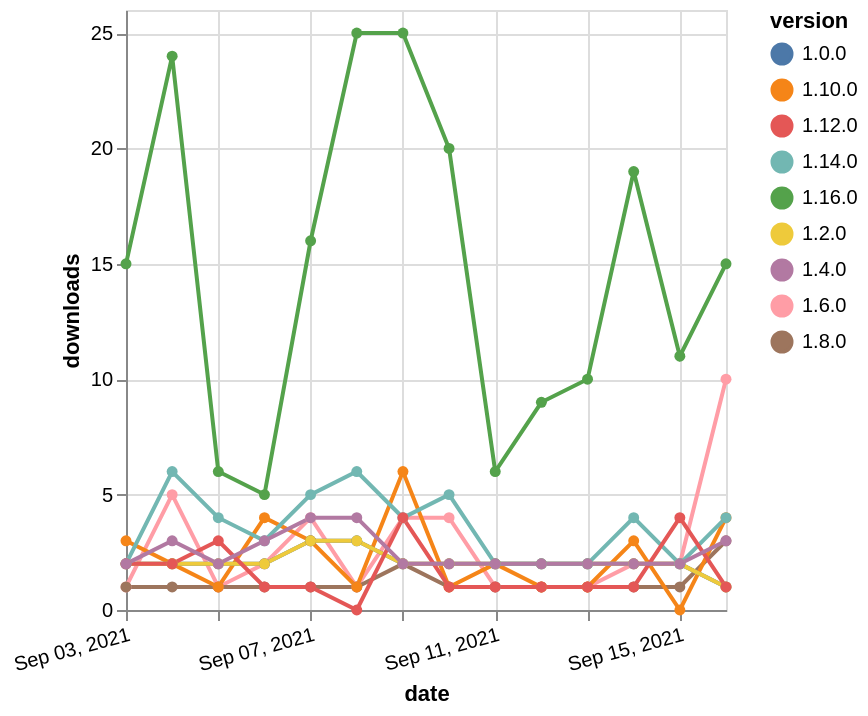

Specify this chart in Vega-Lite:
### Vega-Lite specification from a JSON file in a GitHub repository (floating-point values rounded to 4 significant figures)
{"$schema": "https://vega.github.io/schema/vega-lite/v5.json", "description": "A simple bar chart with embedded data.", "data": {"values": [{"date": "2021-09-03", "total": 4439, "delta": 1, "version": "1.6.0"}, {"date": "2021-09-04", "total": 4444, "delta": 5, "version": "1.6.0"}, {"date": "2021-09-05", "total": 4445, "delta": 1, "version": "1.6.0"}, {"date": "2021-09-06", "total": 4447, "delta": 2, "version": "1.6.0"}, {"date": "2021-09-07", "total": 4451, "delta": 4, "version": "1.6.0"}, {"date": "2021-09-08", "total": 4452, "delta": 1, "version": "1.6.0"}, {"date": "2021-09-09", "total": 4456, "delta": 4, "version": "1.6.0"}, {"date": "2021-09-10", "total": 4460, "delta": 4, "version": "1.6.0"}, {"date": "2021-09-11", "total": 4461, "delta": 1, "version": "1.6.0"}, {"date": "2021-09-12", "total": 4462, "delta": 1, "version": "1.6.0"}, {"date": "2021-09-13", "total": 4463, "delta": 1, "version": "1.6.0"}, {"date": "2021-09-14", "total": 4465, "delta": 2, "version": "1.6.0"}, {"date": "2021-09-15", "total": 4467, "delta": 2, "version": "1.6.0"}, {"date": "2021-09-16", "total": 4477, "delta": 10, "version": "1.6.0"}, {"date": "2021-09-03", "total": 2707, "delta": 1, "version": "1.8.0"}, {"date": "2021-09-04", "total": 2708, "delta": 1, "version": "1.8.0"}, {"date": "2021-09-05", "total": 2709, "delta": 1, "version": "1.8.0"}, {"date": "2021-09-06", "total": 2710, "delta": 1, "version": "1.8.0"}, {"date": "2021-09-07", "total": 2711, "delta": 1, "version": "1.8.0"}, {"date": "2021-09-08", "total": 2712, "delta": 1, "version": "1.8.0"}, {"date": "2021-09-09", "total": 2714, "delta": 2, "version": "1.8.0"}, {"date": "2021-09-10", "total": 2715, "delta": 1, "version": "1.8.0"}, {"date": "2021-09-11", "total": 2716, "delta": 1, "version": "1.8.0"}, {"date": "2021-09-12", "total": 2717, "delta": 1, "version": "1.8.0"}, {"date": "2021-09-13", "total": 2718, "delta": 1, "version": "1.8.0"}, {"date": "2021-09-14", "total": 2719, "delta": 1, "version": "1.8.0"}, {"date": "2021-09-15", "total": 2720, "delta": 1, "version": "1.8.0"}, {"date": "2021-09-16", "total": 2723, "delta": 3, "version": "1.8.0"}, {"date": "2021-09-03", "total": 3335, "delta": 3, "version": "1.10.0"}, {"date": "2021-09-04", "total": 3337, "delta": 2, "version": "1.10.0"}, {"date": "2021-09-05", "total": 3338, "delta": 1, "version": "1.10.0"}, {"date": "2021-09-06", "total": 3342, "delta": 4, "version": "1.10.0"}, {"date": "2021-09-07", "total": 3345, "delta": 3, "version": "1.10.0"}, {"date": "2021-09-08", "total": 3346, "delta": 1, "version": "1.10.0"}, {"date": "2021-09-09", "total": 3352, "delta": 6, "version": "1.10.0"}, {"date": "2021-09-10", "total": 3353, "delta": 1, "version": "1.10.0"}, {"date": "2021-09-11", "total": 3355, "delta": 2, "version": "1.10.0"}, {"date": "2021-09-12", "total": 3356, "delta": 1, "version": "1.10.0"}, {"date": "2021-09-13", "total": 3357, "delta": 1, "version": "1.10.0"}, {"date": "2021-09-14", "total": 3360, "delta": 3, "version": "1.10.0"}, {"date": "2021-09-15", "total": 3360, "delta": 0, "version": "1.10.0"}, {"date": "2021-09-16", "total": 3364, "delta": 4, "version": "1.10.0"}, {"date": "2021-09-03", "total": 2952, "delta": 2, "version": "1.0.0"}, {"date": "2021-09-04", "total": 2954, "delta": 2, "version": "1.0.0"}, {"date": "2021-09-05", "total": 2956, "delta": 2, "version": "1.0.0"}, {"date": "2021-09-06", "total": 2958, "delta": 2, "version": "1.0.0"}, {"date": "2021-09-07", "total": 2961, "delta": 3, "version": "1.0.0"}, {"date": "2021-09-08", "total": 2964, "delta": 3, "version": "1.0.0"}, {"date": "2021-09-09", "total": 2966, "delta": 2, "version": "1.0.0"}, {"date": "2021-09-10", "total": 2968, "delta": 2, "version": "1.0.0"}, {"date": "2021-09-11", "total": 2970, "delta": 2, "version": "1.0.0"}, {"date": "2021-09-12", "total": 2972, "delta": 2, "version": "1.0.0"}, {"date": "2021-09-13", "total": 2974, "delta": 2, "version": "1.0.0"}, {"date": "2021-09-14", "total": 2976, "delta": 2, "version": "1.0.0"}, {"date": "2021-09-15", "total": 2978, "delta": 2, "version": "1.0.0"}, {"date": "2021-09-16", "total": 2979, "delta": 1, "version": "1.0.0"}, {"date": "2021-09-03", "total": 873, "delta": 15, "version": "1.16.0"}, {"date": "2021-09-04", "total": 897, "delta": 24, "version": "1.16.0"}, {"date": "2021-09-05", "total": 903, "delta": 6, "version": "1.16.0"}, {"date": "2021-09-06", "total": 908, "delta": 5, "version": "1.16.0"}, {"date": "2021-09-07", "total": 924, "delta": 16, "version": "1.16.0"}, {"date": "2021-09-08", "total": 949, "delta": 25, "version": "1.16.0"}, {"date": "2021-09-09", "total": 974, "delta": 25, "version": "1.16.0"}, {"date": "2021-09-10", "total": 994, "delta": 20, "version": "1.16.0"}, {"date": "2021-09-11", "total": 1000, "delta": 6, "version": "1.16.0"}, {"date": "2021-09-12", "total": 1009, "delta": 9, "version": "1.16.0"}, {"date": "2021-09-13", "total": 1019, "delta": 10, "version": "1.16.0"}, {"date": "2021-09-14", "total": 1038, "delta": 19, "version": "1.16.0"}, {"date": "2021-09-15", "total": 1049, "delta": 11, "version": "1.16.0"}, {"date": "2021-09-16", "total": 1064, "delta": 15, "version": "1.16.0"}, {"date": "2021-09-03", "total": 7526, "delta": 2, "version": "1.2.0"}, {"date": "2021-09-04", "total": 7528, "delta": 2, "version": "1.2.0"}, {"date": "2021-09-05", "total": 7530, "delta": 2, "version": "1.2.0"}, {"date": "2021-09-06", "total": 7532, "delta": 2, "version": "1.2.0"}, {"date": "2021-09-07", "total": 7535, "delta": 3, "version": "1.2.0"}, {"date": "2021-09-08", "total": 7538, "delta": 3, "version": "1.2.0"}, {"date": "2021-09-09", "total": 7540, "delta": 2, "version": "1.2.0"}, {"date": "2021-09-10", "total": 7542, "delta": 2, "version": "1.2.0"}, {"date": "2021-09-11", "total": 7544, "delta": 2, "version": "1.2.0"}, {"date": "2021-09-12", "total": 7546, "delta": 2, "version": "1.2.0"}, {"date": "2021-09-13", "total": 7548, "delta": 2, "version": "1.2.0"}, {"date": "2021-09-14", "total": 7550, "delta": 2, "version": "1.2.0"}, {"date": "2021-09-15", "total": 7552, "delta": 2, "version": "1.2.0"}, {"date": "2021-09-16", "total": 7553, "delta": 1, "version": "1.2.0"}, {"date": "2021-09-03", "total": 2257, "delta": 2, "version": "1.14.0"}, {"date": "2021-09-04", "total": 2263, "delta": 6, "version": "1.14.0"}, {"date": "2021-09-05", "total": 2267, "delta": 4, "version": "1.14.0"}, {"date": "2021-09-06", "total": 2270, "delta": 3, "version": "1.14.0"}, {"date": "2021-09-07", "total": 2275, "delta": 5, "version": "1.14.0"}, {"date": "2021-09-08", "total": 2281, "delta": 6, "version": "1.14.0"}, {"date": "2021-09-09", "total": 2285, "delta": 4, "version": "1.14.0"}, {"date": "2021-09-10", "total": 2290, "delta": 5, "version": "1.14.0"}, {"date": "2021-09-11", "total": 2292, "delta": 2, "version": "1.14.0"}, {"date": "2021-09-12", "total": 2294, "delta": 2, "version": "1.14.0"}, {"date": "2021-09-13", "total": 2296, "delta": 2, "version": "1.14.0"}, {"date": "2021-09-14", "total": 2300, "delta": 4, "version": "1.14.0"}, {"date": "2021-09-15", "total": 2302, "delta": 2, "version": "1.14.0"}, {"date": "2021-09-16", "total": 2306, "delta": 4, "version": "1.14.0"}, {"date": "2021-09-03", "total": 4937, "delta": 2, "version": "1.12.0"}, {"date": "2021-09-04", "total": 4939, "delta": 2, "version": "1.12.0"}, {"date": "2021-09-05", "total": 4942, "delta": 3, "version": "1.12.0"}, {"date": "2021-09-06", "total": 4943, "delta": 1, "version": "1.12.0"}, {"date": "2021-09-07", "total": 4944, "delta": 1, "version": "1.12.0"}, {"date": "2021-09-08", "total": 4944, "delta": 0, "version": "1.12.0"}, {"date": "2021-09-09", "total": 4948, "delta": 4, "version": "1.12.0"}, {"date": "2021-09-10", "total": 4949, "delta": 1, "version": "1.12.0"}, {"date": "2021-09-11", "total": 4950, "delta": 1, "version": "1.12.0"}, {"date": "2021-09-12", "total": 4951, "delta": 1, "version": "1.12.0"}, {"date": "2021-09-13", "total": 4952, "delta": 1, "version": "1.12.0"}, {"date": "2021-09-14", "total": 4953, "delta": 1, "version": "1.12.0"}, {"date": "2021-09-15", "total": 4957, "delta": 4, "version": "1.12.0"}, {"date": "2021-09-16", "total": 4958, "delta": 1, "version": "1.12.0"}, {"date": "2021-09-03", "total": 10361, "delta": 2, "version": "1.4.0"}, {"date": "2021-09-04", "total": 10364, "delta": 3, "version": "1.4.0"}, {"date": "2021-09-05", "total": 10366, "delta": 2, "version": "1.4.0"}, {"date": "2021-09-06", "total": 10369, "delta": 3, "version": "1.4.0"}, {"date": "2021-09-07", "total": 10373, "delta": 4, "version": "1.4.0"}, {"date": "2021-09-08", "total": 10377, "delta": 4, "version": "1.4.0"}, {"date": "2021-09-09", "total": 10379, "delta": 2, "version": "1.4.0"}, {"date": "2021-09-10", "total": 10381, "delta": 2, "version": "1.4.0"}, {"date": "2021-09-11", "total": 10383, "delta": 2, "version": "1.4.0"}, {"date": "2021-09-12", "total": 10385, "delta": 2, "version": "1.4.0"}, {"date": "2021-09-13", "total": 10387, "delta": 2, "version": "1.4.0"}, {"date": "2021-09-14", "total": 10389, "delta": 2, "version": "1.4.0"}, {"date": "2021-09-15", "total": 10391, "delta": 2, "version": "1.4.0"}, {"date": "2021-09-16", "total": 10394, "delta": 3, "version": "1.4.0"}]}, "width": "container", "mark": {"type": "line", "point": {"filled": true}}, "encoding": {"x": {"field": "date", "type": "temporal", "timeUnit": "yearmonthdate", "title": "date", "axis": {"labelAngle": -15}}, "y": {"field": "delta", "type": "quantitative", "title": "downloads"}, "color": {"field": "version", "type": "nominal"}, "tooltip": {"field": "delta"}}}
